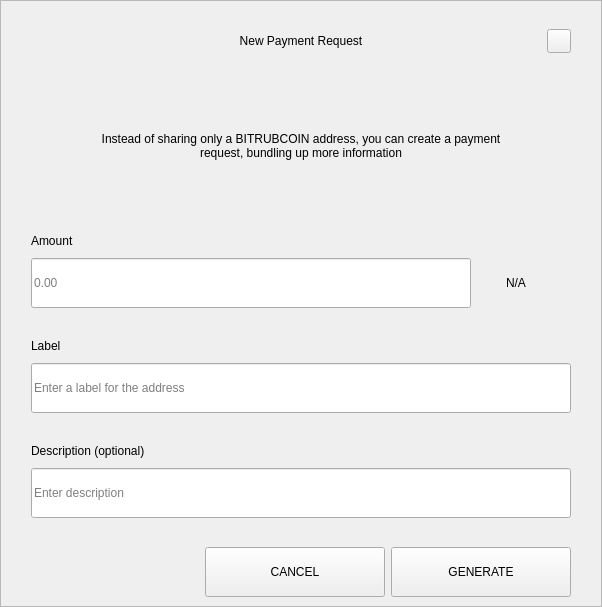
<?xml version="1.0" encoding="UTF-8"?>
<ui version="4.0">
 <class>RequestDialog</class>
 <widget class="QDialog" name="RequestDialog">
  <property name="geometry">
   <rect>
    <x>0</x>
    <y>0</y>
    <width>602</width>
    <height>607</height>
   </rect>
  </property>
  <property name="windowTitle">
   <string notr="true">N/A</string>
  </property>
  <layout class="QVBoxLayout" name="verticalLayout_5">
   <property name="spacing">
    <number>0</number>
   </property>
   <property name="leftMargin">
    <number>0</number>
   </property>
   <property name="topMargin">
    <number>0</number>
   </property>
   <property name="rightMargin">
    <number>0</number>
   </property>
   <property name="bottomMargin">
    <number>0</number>
   </property>
   <item>
    <widget class="QFrame" name="frame">
     <property name="styleSheet">
      <string notr="true"/>
     </property>
     <property name="frameShape">
      <enum>QFrame::StyledPanel</enum>
     </property>
     <property name="frameShadow">
      <enum>QFrame::Raised</enum>
     </property>
     <layout class="QVBoxLayout" name="verticalLayout_4" stretch="1,0,0">
      <property name="spacing">
       <number>0</number>
      </property>
      <property name="leftMargin">
       <number>30</number>
      </property>
      <property name="topMargin">
       <number>20</number>
      </property>
      <property name="rightMargin">
       <number>30</number>
      </property>
      <property name="bottomMargin">
       <number>0</number>
      </property>
      <item>
       <layout class="QHBoxLayout" name="horizontalLayout_3">
        <property name="spacing">
         <number>0</number>
        </property>
        <item>
         <spacer name="horizontalSpacer_21">
          <property name="orientation">
           <enum>Qt::Horizontal</enum>
          </property>
          <property name="sizeHint" stdset="0">
           <size>
            <width>40</width>
            <height>20</height>
           </size>
          </property>
         </spacer>
        </item>
        <item>
         <widget class="QLabel" name="labelTitle">
          <property name="minimumSize">
           <size>
            <width>0</width>
            <height>40</height>
           </size>
          </property>
          <property name="maximumSize">
           <size>
            <width>16777215</width>
            <height>40</height>
           </size>
          </property>
          <property name="styleSheet">
           <string notr="true">padding-left:24px;</string>
          </property>
          <property name="text">
           <string>New Payment Request</string>
          </property>
          <property name="alignment">
           <set>Qt::AlignCenter</set>
          </property>
          <property name="margin">
           <number>7</number>
          </property>
         </widget>
        </item>
        <item>
         <spacer name="horizontalSpacer">
          <property name="orientation">
           <enum>Qt::Horizontal</enum>
          </property>
          <property name="sizeHint" stdset="0">
           <size>
            <width>40</width>
            <height>20</height>
           </size>
          </property>
         </spacer>
        </item>
        <item>
         <widget class="QPushButton" name="btnEsc">
          <property name="minimumSize">
           <size>
            <width>24</width>
            <height>24</height>
           </size>
          </property>
          <property name="maximumSize">
           <size>
            <width>24</width>
            <height>24</height>
           </size>
          </property>
          <property name="focusPolicy">
           <enum>Qt::NoFocus</enum>
          </property>
          <property name="text">
           <string/>
          </property>
         </widget>
        </item>
       </layout>
      </item>
      <item>
       <widget class="QStackedWidget" name="stack">
        <property name="minimumSize">
         <size>
          <width>540</width>
          <height>0</height>
         </size>
        </property>
        <property name="maximumSize">
         <size>
          <width>540</width>
          <height>16777215</height>
         </size>
        </property>
        <property name="currentIndex">
         <number>0</number>
        </property>
        <widget class="QWidget" name="page_1">
         <property name="minimumSize">
          <size>
           <width>540</width>
           <height>0</height>
          </size>
         </property>
         <property name="maximumSize">
          <size>
           <width>540</width>
           <height>16777215</height>
          </size>
         </property>
         <layout class="QVBoxLayout" name="layout1">
          <property name="spacing">
           <number>0</number>
          </property>
          <property name="leftMargin">
           <number>0</number>
          </property>
          <property name="topMargin">
           <number>0</number>
          </property>
          <property name="rightMargin">
           <number>0</number>
          </property>
          <property name="bottomMargin">
           <number>0</number>
          </property>
          <item>
           <spacer name="verticalSpacer_21">
            <property name="orientation">
             <enum>Qt::Vertical</enum>
            </property>
            <property name="sizeType">
             <enum>QSizePolicy::Fixed</enum>
            </property>
            <property name="sizeHint" stdset="0">
             <size>
              <width>20</width>
              <height>30</height>
             </size>
            </property>
           </spacer>
          </item>
          <item alignment="Qt::AlignHCenter">
           <widget class="QLabel" name="labelMessage">
            <property name="minimumSize">
             <size>
              <width>400</width>
              <height>50</height>
             </size>
            </property>
            <property name="text">
             <string>Instead of sharing only a BITRUBCOIN address, you can create a payment request, bundling up more information</string>
            </property>
            <property name="alignment">
             <set>Qt::AlignCenter</set>
            </property>
            <property name="wordWrap">
             <bool>true</bool>
            </property>
           </widget>
          </item>
          <item alignment="Qt::AlignBottom">
           <widget class="QWidget" name="containerAmount" native="true">
            <layout class="QVBoxLayout" name="verticalLayout">
             <property name="spacing">
              <number>9</number>
             </property>
             <property name="leftMargin">
              <number>0</number>
             </property>
             <property name="topMargin">
              <number>0</number>
             </property>
             <property name="rightMargin">
              <number>0</number>
             </property>
             <property name="bottomMargin">
              <number>0</number>
             </property>
             <item>
              <widget class="QLabel" name="labelSubtitleAmount">
               <property name="minimumSize">
                <size>
                 <width>350</width>
                 <height>16</height>
                </size>
               </property>
               <property name="maximumSize">
                <size>
                 <width>16777215</width>
                 <height>16</height>
                </size>
               </property>
               <property name="text">
                <string>Amount</string>
               </property>
              </widget>
             </item>
             <item alignment="Qt::AlignTop">
              <widget class="QWidget" name="layoutAmount" native="true">
               <layout class="QHBoxLayout" name="horizontalLayout" stretch="2,0">
                <property name="spacing">
                 <number>0</number>
                </property>
                <property name="leftMargin">
                 <number>0</number>
                </property>
                <property name="topMargin">
                 <number>0</number>
                </property>
                <property name="rightMargin">
                 <number>0</number>
                </property>
                <property name="bottomMargin">
                 <number>0</number>
                </property>
                <item>
                 <widget class="QLineEdit" name="lineEditAmount">
                  <property name="minimumSize">
                   <size>
                    <width>0</width>
                    <height>50</height>
                   </size>
                  </property>
                  <property name="maximumSize">
                   <size>
                    <width>16777215</width>
                    <height>50</height>
                   </size>
                  </property>
                  <property name="placeholderText">
                   <string notr="true">0.00</string>
                  </property>
                 </widget>
                </item>
                <item>
                 <widget class="QWidget" name="comboContainer" native="true">
                  <property name="minimumSize">
                   <size>
                    <width>100</width>
                    <height>50</height>
                   </size>
                  </property>
                  <property name="maximumSize">
                   <size>
                    <width>16777215</width>
                    <height>50</height>
                   </size>
                  </property>
                  <layout class="QHBoxLayout" name="horizontalLayout_31">
                   <property name="spacing">
                    <number>0</number>
                   </property>
                   <property name="leftMargin">
                    <number>0</number>
                   </property>
                   <property name="topMargin">
                    <number>0</number>
                   </property>
                   <property name="rightMargin">
                    <number>10</number>
                   </property>
                   <property name="bottomMargin">
                    <number>0</number>
                   </property>
                   <item>
                    <widget class="QLabel" name="comboBoxCoin">
                     <property name="text">
                      <string notr="true">N/A</string>
                     </property>
                     <property name="alignment">
                      <set>Qt::AlignCenter</set>
                     </property>
                    </widget>
                   </item>
                  </layout>
                 </widget>
                </item>
               </layout>
              </widget>
             </item>
            </layout>
           </widget>
          </item>
          <item>
           <spacer name="verticalSpacer_31">
            <property name="orientation">
             <enum>Qt::Vertical</enum>
            </property>
            <property name="sizeType">
             <enum>QSizePolicy::Fixed</enum>
            </property>
            <property name="sizeHint" stdset="0">
             <size>
              <width>20</width>
              <height>30</height>
             </size>
            </property>
           </spacer>
          </item>
          <item>
           <layout class="QVBoxLayout" name="verticalLayoutLabel">
            <property name="spacing">
             <number>9</number>
            </property>
            <item>
             <widget class="QLabel" name="labelSubtitleLabel">
              <property name="minimumSize">
               <size>
                <width>0</width>
                <height>16</height>
               </size>
              </property>
              <property name="maximumSize">
               <size>
                <width>16777215</width>
                <height>16</height>
               </size>
              </property>
              <property name="text">
               <string>Label</string>
              </property>
             </widget>
            </item>
            <item>
             <widget class="QLineEdit" name="lineEditLabel">
              <property name="minimumSize">
               <size>
                <width>0</width>
                <height>50</height>
               </size>
              </property>
              <property name="maximumSize">
               <size>
                <width>16777215</width>
                <height>50</height>
               </size>
              </property>
              <property name="placeholderText">
               <string>Enter a label for the address</string>
              </property>
             </widget>
            </item>
           </layout>
          </item>
          <item>
           <spacer name="verticalSpacer_34">
            <property name="orientation">
             <enum>Qt::Vertical</enum>
            </property>
            <property name="sizeType">
             <enum>QSizePolicy::Fixed</enum>
            </property>
            <property name="sizeHint" stdset="0">
             <size>
              <width>20</width>
              <height>30</height>
             </size>
            </property>
           </spacer>
          </item>
          <item>
           <layout class="QVBoxLayout" name="verticalLayoutDescription">
            <property name="spacing">
             <number>9</number>
            </property>
            <item>
             <widget class="QLabel" name="labelSubtitleDescription">
              <property name="minimumSize">
               <size>
                <width>0</width>
                <height>16</height>
               </size>
              </property>
              <property name="maximumSize">
               <size>
                <width>16777215</width>
                <height>16</height>
               </size>
              </property>
              <property name="text">
               <string>Description (optional)</string>
              </property>
             </widget>
            </item>
            <item>
             <widget class="QLineEdit" name="lineEditDescription">
              <property name="minimumSize">
               <size>
                <width>0</width>
                <height>50</height>
               </size>
              </property>
              <property name="maximumSize">
               <size>
                <width>16777215</width>
                <height>50</height>
               </size>
              </property>
              <property name="placeholderText">
               <string>Enter description</string>
              </property>
             </widget>
            </item>
            <item>
             <spacer name="verticalSpacer_4">
              <property name="orientation">
               <enum>Qt::Vertical</enum>
              </property>
              <property name="sizeType">
               <enum>QSizePolicy::Fixed</enum>
              </property>
              <property name="sizeHint" stdset="0">
               <size>
                <width>20</width>
                <height>20</height>
               </size>
              </property>
             </spacer>
            </item>
           </layout>
          </item>
         </layout>
        </widget>
        <widget class="QWidget" name="page_2">
         <layout class="QVBoxLayout" name="layout2">
          <item>
           <spacer name="verticalSpacer_5">
            <property name="orientation">
             <enum>Qt::Vertical</enum>
            </property>
            <property name="sizeType">
             <enum>QSizePolicy::Fixed</enum>
            </property>
            <property name="sizeHint" stdset="0">
             <size>
              <width>20</width>
              <height>50</height>
             </size>
            </property>
           </spacer>
          </item>
          <item alignment="Qt::AlignHCenter">
           <widget class="QLabel" name="labelQrImg">
            <property name="minimumSize">
             <size>
              <width>260</width>
              <height>260</height>
             </size>
            </property>
            <property name="maximumSize">
             <size>
              <width>260</width>
              <height>260</height>
             </size>
            </property>
            <property name="text">
             <string/>
            </property>
            <property name="alignment">
             <set>Qt::AlignCenter</set>
            </property>
           </widget>
          </item>
          <item>
           <spacer name="verticalSpacer_2">
            <property name="orientation">
             <enum>Qt::Vertical</enum>
            </property>
            <property name="sizeType">
             <enum>QSizePolicy::Fixed</enum>
            </property>
            <property name="sizeHint" stdset="0">
             <size>
              <width>20</width>
              <height>30</height>
             </size>
            </property>
           </spacer>
          </item>
          <item alignment="Qt::AlignHCenter">
           <widget class="QLabel" name="labelAddress">
            <property name="text">
             <string notr="true">N/A </string>
            </property>
           </widget>
          </item>
          <item>
           <spacer name="verticalSpacer_32">
            <property name="orientation">
             <enum>Qt::Vertical</enum>
            </property>
            <property name="sizeType">
             <enum>QSizePolicy::Expanding</enum>
            </property>
            <property name="sizeHint" stdset="0">
             <size>
              <width>20</width>
              <height>20</height>
             </size>
            </property>
           </spacer>
          </item>
          <item>
           <layout class="QHBoxLayout" name="horizontal">
            <property name="leftMargin">
             <number>20</number>
            </property>
            <property name="rightMargin">
             <number>20</number>
            </property>
            <property name="bottomMargin">
             <number>20</number>
            </property>
            <item>
             <spacer name="horizontalSpacer_4">
              <property name="orientation">
               <enum>Qt::Horizontal</enum>
              </property>
              <property name="sizeHint" stdset="0">
               <size>
                <width>40</width>
                <height>20</height>
               </size>
              </property>
             </spacer>
            </item>
            <item>
             <widget class="QPushButton" name="btnCopyAddress">
              <property name="minimumSize">
               <size>
                <width>180</width>
                <height>50</height>
               </size>
              </property>
              <property name="text">
               <string>COPY ADDRESS</string>
              </property>
             </widget>
            </item>
            <item>
             <widget class="QPushButton" name="btnCopyUrl">
              <property name="minimumSize">
               <size>
                <width>180</width>
                <height>50</height>
               </size>
              </property>
              <property name="text">
               <string>COPY URL</string>
              </property>
             </widget>
            </item>
            <item>
             <spacer name="horizontalSpacer_2">
              <property name="orientation">
               <enum>Qt::Horizontal</enum>
              </property>
              <property name="sizeHint" stdset="0">
               <size>
                <width>40</width>
                <height>20</height>
               </size>
              </property>
             </spacer>
            </item>
           </layout>
          </item>
         </layout>
        </widget>
       </widget>
      </item>
      <item>
       <widget class="QWidget" name="buttonsStack" native="true">
        <layout class="QHBoxLayout" name="horizontalLayout_5">
         <property name="leftMargin">
          <number>20</number>
         </property>
         <property name="rightMargin">
          <number>0</number>
         </property>
         <item>
          <spacer name="horizontalSpacer_41">
           <property name="orientation">
            <enum>Qt::Horizontal</enum>
           </property>
           <property name="sizeHint" stdset="0">
            <size>
             <width>40</width>
             <height>20</height>
            </size>
           </property>
          </spacer>
         </item>
         <item>
          <widget class="QPushButton" name="btnCancel">
           <property name="minimumSize">
            <size>
             <width>180</width>
             <height>50</height>
            </size>
           </property>
           <property name="focusPolicy">
            <enum>Qt::NoFocus</enum>
           </property>
           <property name="text">
            <string>CANCEL</string>
           </property>
          </widget>
         </item>
         <item>
          <widget class="QPushButton" name="btnSave">
           <property name="minimumSize">
            <size>
             <width>180</width>
             <height>50</height>
            </size>
           </property>
           <property name="focusPolicy">
            <enum>Qt::NoFocus</enum>
           </property>
           <property name="text">
            <string>GENERATE</string>
           </property>
          </widget>
         </item>
        </layout>
       </widget>
      </item>
     </layout>
    </widget>
   </item>
  </layout>
 </widget>
 <resources/>
 <connections/>
</ui>
